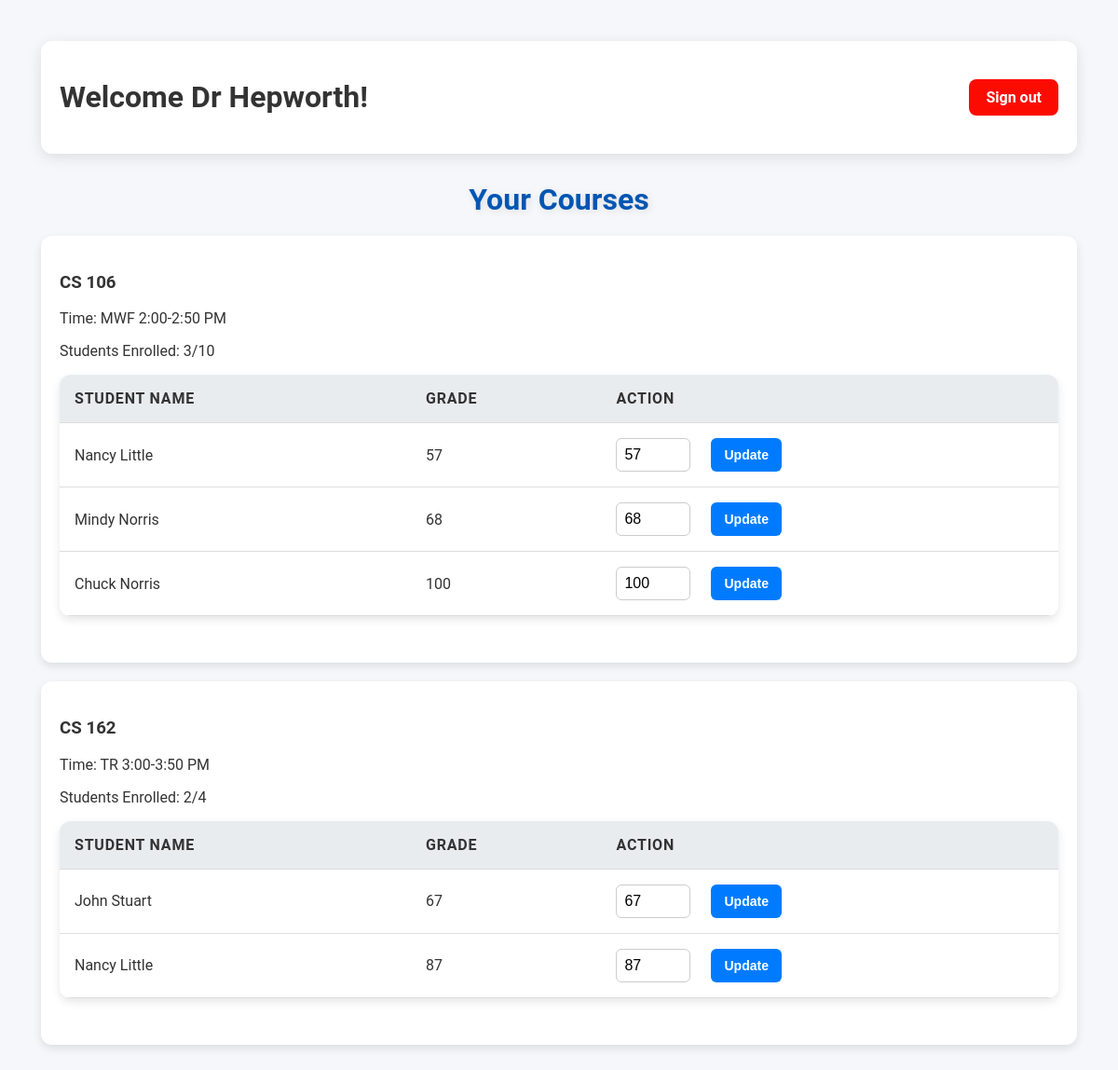
The page /dashboard (signed in) on the database as committed earlier.
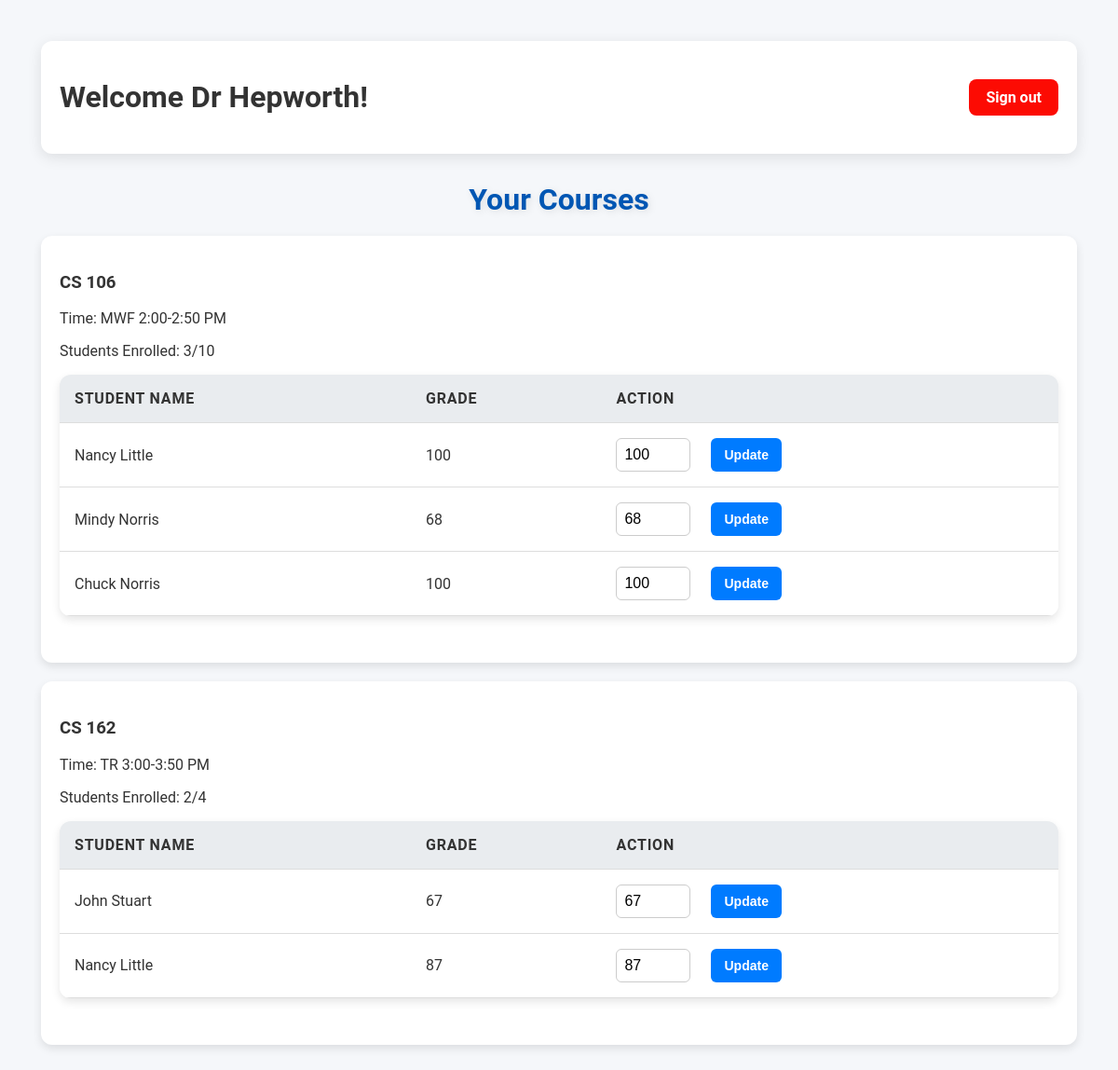
The same page on the database as committed later.
### app.py (models this page shows, shortened)
class Enrollment(db.Model):
    id = db.Column(db.Integer, primary_key=True)
    student_id = db.Column(db.Integer, db.ForeignKey('user.id'), nullable=False)
    course_id = db.Column(db.Integer, db.ForeignKey('course.id'), nullable=False)
    grade = db.Column(db.Integer, nullable=True)
    student = db.relationship('User', backref='enrollments')
    course = db.relationship('Course', backref='enrollments')

class User(UserMixin, db.Model):
    id = db.Column(db.Integer, primary_key=True)
    username = db.Column(db.String(80), unique=True, nullable=False)
    password_hash = db.Column(db.String(120), nullable=False)
    role = db.Column(db.String(20), nullable=False)
    display_name = db.Column(db.String(100))

### app.py (the view)
@app.route('/dashboard')
@login_required
def dashboard():
    if current_user.role == 'student':
        enrollments = Enrollment.query.filter_by(student_id=current_user.id).all()
        courses = Course.query.all()
        return render_template('student_dashboard.html', enrollments=enrollments, courses=courses)
    elif current_user.role == 'teacher':
        courses = Course.query.filter_by(teacher_id=current_user.id).all()
        return render_template('teacher_dashboard.html', courses=courses)
    return redirect(url_for('admin.index'))

### app.py (called while the page is built)
@login_manager.user_loader
def load_user(user_id):
    return User.query.get(int(user_id))

### templates/teacher_dashboard.html (shortened to what this page needs)
<!DOCTYPE html>
<html>
<head>
    <link rel="stylesheet" href="{{ url_for('static', filename='style.css') }}">
</head>
<body>
    <div class="dashboard">
        <header>
            <h1>Welcome {{ current_user.display_name }}!</h1>
            <a href="{{ url_for('logout') }}" class="btn">Sign out</a>
        </header>
        <section class="courses">
            <h2 id = 'teacher-courses-title'>Your Courses</h2>
            {% for course in courses %}
            <div class="course-section">
                <h3>{{ course.name }}</h3>
                <p>Time: {{ course.time }}</p>
                <p>Students Enrolled: {{ course.enrollments|length }}/{{ course.capacity }}</p>
                <table>
                    <thead>
                        <tr>
                            <th>Student Name</th>
                            <th>Grade</th>
                            <th>Action</th>
                        </tr>
                    </thead>
                    <tbody>
                        {% for enrollment in course.enrollments %}
                        <tr>
                            <td>{{ enrollment.student.display_name }}</td>
                            <td>{{ enrollment.grade if enrollment.grade else 'N/A' }}</td>
                            <td>
                                <form class="grade-form" method="POST" action="{{ url_for('update_grade', enrollment_id=enrollment.id) }}">
                                    <input type="number" name="grade" value="{{ enrollment.grade }}" min="0" max="100">
                                    <button type="submit">Update</button>
                                </form>
                            </td>
                        </tr>
                        {% endfor %}
                    </tbody>
                </table>
            </div>
            {% endfor %}
        </section>
    </div>
</body>
</html>

Rows that differ between the two databases and show on the page:
changed Enrollment (number 1 of 5 on the later page): grade "57" → "100"
